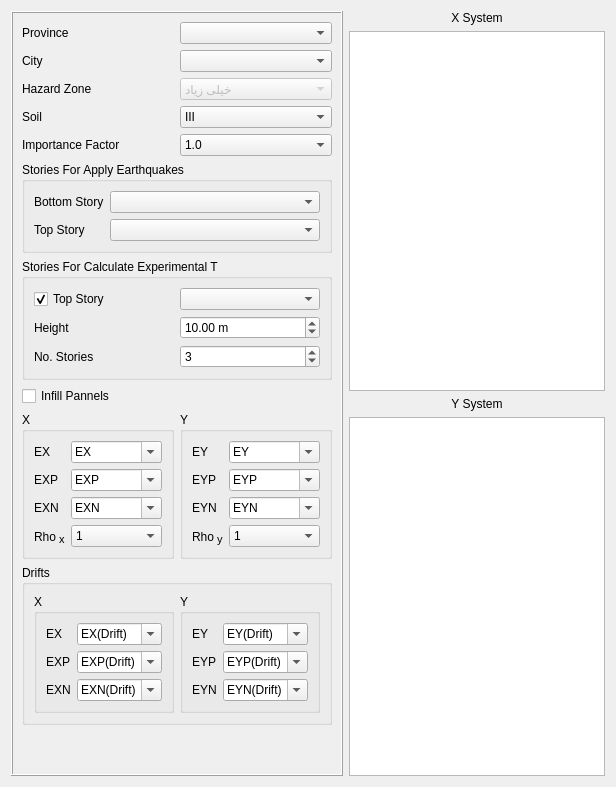
       <widget class="QWidget" name="tab">
        <attribute name="title">
         <string>First System</string>
        </attribute>
        <layout class="QHBoxLayout" name="horizontalLayout">
         <item>
          <widget class="QFrame" name="frame">
           <property name="frameShape">
            <enum>QFrame::Box</enum>
           </property>
           <property name="frameShadow">
            <enum>QFrame::Raised</enum>
           </property>
           <layout class="QVBoxLayout" name="verticalLayout_2">
            <item>
             <layout class="QGridLayout" name="gridLayout">
              <item row="10" column="0" colspan="2">
               <widget class="QGroupBox" name="groupBox">
                <property name="title">
                 <string>Stories For Apply Earthquakes</string>
                </property>
                <layout class="QFormLayout" name="formLayout">
                 <item row="0" column="0">
                  <widget class="QLabel" name="label_12">
                   <property name="layoutDirection">
                    <enum>Qt::LeftToRight</enum>
                   </property>
                   <property name="text">
                    <string>Bottom Story</string>
                   </property>
                  </widget>
                 </item>
                 <item row="0" column="1">
                  <widget class="QComboBox" name="bot_x_combo">
                   <property name="prefEntry" stdset="0">
                    <cstring>ostan</cstring>
                   </property>
                   <property name="prefPath" stdset="0">
                    <cstring>Mod/civilTools</cstring>
                   </property>
                  </widget>
                 </item>
                 <item row="2" column="0">
                  <widget class="QLabel" name="label_13">
                   <property name="layoutDirection">
                    <enum>Qt::LeftToRight</enum>
                   </property>
                   <property name="text">
                    <string>Top Story</string>
                   </property>
                  </widget>
                 </item>
                 <item row="2" column="1">
                  <widget class="QComboBox" name="top_x_combo">
                   <property name="prefEntry" stdset="0">
                    <cstring>ostan</cstring>
                   </property>
                   <property name="prefPath" stdset="0">
                    <cstring>Mod/civilTools</cstring>
                   </property>
                  </widget>
                 </item>
                </layout>
               </widget>
              </item>
              <item row="13" column="0" colspan="2">
               <widget class="QCheckBox" name="infill">
                <property name="layoutDirection">
                 <enum>Qt::LeftToRight</enum>
                </property>
                <property name="text">
                 <string>Infill Pannels</string>
                </property>
                <property name="checked">
                 <bool>false</bool>
                </property>
                <property name="prefEntry" stdset="0">
                 <cstring>is_infill</cstring>
                </property>
                <property name="prefPath" stdset="0">
                 <cstring>Mod/Civil</cstring>
                </property>
               </widget>
              </item>
              <item row="12" column="0" colspan="2">
               <widget class="QGroupBox" name="groupBox_2">
                <property name="title">
                 <string>Stories For Calculate Experimental T</string>
                </property>
                <layout class="QGridLayout" name="gridLayout_3">
                 <item row="3" column="0">
                  <widget class="QLabel" name="label_8">
                   <property name="layoutDirection">
                    <enum>Qt::LeftToRight</enum>
                   </property>
                   <property name="text">
                    <string>No. Stories</string>
                   </property>
                  </widget>
                 </item>
                 <item row="3" column="1">
                  <widget class="QSpinBox" name="no_of_story_x">
                   <property name="minimum">
                    <number>1</number>
                   </property>
                   <property name="value">
                    <number>3</number>
                   </property>
                  </widget>
                 </item>
                 <item row="2" column="0">
                  <widget class="QLabel" name="label_7">
                   <property name="layoutDirection">
                    <enum>Qt::LeftToRight</enum>
                   </property>
                   <property name="text">
                    <string>Height</string>
                   </property>
                  </widget>
                 </item>
                 <item row="2" column="1">
                  <widget class="QDoubleSpinBox" name="height_x">
                   <property name="layoutDirection">
                    <enum>Qt::LeftToRight</enum>
                   </property>
                   <property name="suffix">
                    <string> m</string>
                   </property>
                   <property name="maximum">
                    <double>300.000000000000000</double>
                   </property>
                   <property name="value">
                    <double>10.000000000000000</double>
                   </property>
                   <property name="prefEntry" stdset="0">
                    <cstring>building_height</cstring>
                   </property>
                   <property name="prefPath" stdset="0">
                    <cstring>Mod/civilTools</cstring>
                   </property>
                  </widget>
                 </item>
                 <item row="1" column="0">
                  <widget class="QCheckBox" name="top_story_for_height_checkbox">
                   <property name="layoutDirection">
                    <enum>Qt::LeftToRight</enum>
                   </property>
                   <property name="text">
                    <string>Top Story</string>
                   </property>
                   <property name="checked">
                    <bool>true</bool>
                   </property>
                  </widget>
                 </item>
                 <item row="1" column="1">
                  <widget class="QComboBox" name="top_story_for_height">
                   <property name="prefEntry" stdset="0">
                    <cstring>ostan</cstring>
                   </property>
                   <property name="prefPath" stdset="0">
                    <cstring>Mod/civilTools</cstring>
                   </property>
                  </widget>
                 </item>
                </layout>
               </widget>
              </item>
              <item row="7" column="0">
               <widget class="QLabel" name="label_5">
                <property name="layoutDirection">
                 <enum>Qt::LeftToRight</enum>
                </property>
                <property name="text">
                 <string notr="true">Soil</string>
                </property>
               </widget>
              </item>
              <item row="1" column="0">
               <widget class="QLabel" name="label_3">
                <property name="layoutDirection">
                 <enum>Qt::LeftToRight</enum>
                </property>
                <property name="text">
                 <string notr="true">Province</string>
                </property>
               </widget>
              </item>
              <item row="5" column="0">
               <widget class="QLabel" name="label_14">
                <property name="layoutDirection">
                 <enum>Qt::LeftToRight</enum>
                </property>
                <property name="text">
                 <string notr="true">Hazard Zone</string>
                </property>
               </widget>
              </item>
              <item row="5" column="1">
               <widget class="QComboBox" name="risk_level">
                <property name="enabled">
                 <bool>false</bool>
                </property>
                <item>
                 <property name="text">
                  <string>خیلی زیاد</string>
                 </property>
                </item>
                <item>
                 <property name="text">
                  <string>زیاد</string>
                 </property>
                </item>
                <item>
                 <property name="text">
                  <string>متوسط</string>
                 </property>
                </item>
                <item>
                 <property name="text">
                  <string>کم</string>
                 </property>
                </item>
               </widget>
              </item>
              <item row="1" column="1">
               <widget class="QComboBox" name="ostan">
                <property name="prefEntry" stdset="0">
                 <cstring>ostan</cstring>
                </property>
                <property name="prefPath" stdset="0">
                 <cstring>Mod/civilTools</cstring>
                </property>
               </widget>
              </item>
              <item row="3" column="0">
               <widget class="QLabel" name="label_4">
                <property name="layoutDirection">
                 <enum>Qt::LeftToRight</enum>
                </property>
                <property name="text">
                 <string notr="true">City</string>
                </property>
               </widget>
              </item>
              <item row="3" column="1">
               <widget class="QComboBox" name="city">
                <property name="prefEntry" stdset="0">
                 <cstring>city</cstring>
                </property>
                <property name="prefPath" stdset="0">
                 <cstring>Mod/civilTools</cstring>
                </property>
               </widget>
              </item>
              <item row="7" column="1">
               <widget class="QComboBox" name="soil_type">
                <property name="currentIndex">
                 <number>2</number>
                </property>
                <property name="prefEntry" stdset="0">
                 <cstring>soiltype</cstring>
                </property>
                <property name="prefPath" stdset="0">
                 <cstring>Mod/civilTools</cstring>
                </property>
                <item>
                 <property name="text">
                  <string>I</string>
                 </property>
                </item>
                <item>
                 <property name="text">
                  <string>II</string>
                 </property>
                </item>
                <item>
                 <property name="text">
                  <string>III</string>
                 </property>
                </item>
                <item>
                 <property name="text">
                  <string>IV</string>
                 </property>
                </item>
               </widget>
              </item>
              <item row="9" column="0">
               <widget class="QLabel" name="label_6">
                <property name="layoutDirection">
                 <enum>Qt::LeftToRight</enum>
                </property>
                <property name="text">
                 <string notr="true">Importance Factor</string>
                </property>
               </widget>
              </item>
              <item row="9" column="1">
               <widget class="QComboBox" name="importance_factor">
                <property name="currentIndex">
                 <number>1</number>
                </property>
                <property name="prefEntry" stdset="0">
                 <cstring>importance_factor</cstring>
                </property>
                <property name="prefPath" stdset="0">
                 <cstring>Mod/civilTools</cstring>
                </property>
                <item>
                 <property name="text">
                  <string>0.8</string>
                 </property>
                </item>
                <item>
                 <property name="text">
                  <string>1.0</string>
                 </property>
                </item>
                <item>
                 <property name="text">
                  <string>1.2</string>
                 </property>
                </item>
                <item>
                 <property name="text">
                  <string>1.4</string>
                 </property>
                </item>
               </widget>
              </item>
             </layout>
            </item>
            <item>
             <layout class="QHBoxLayout" name="horizontalLayout_6">
              <item>
               <widget class="QGroupBox" name="groupBox_1">
                <property name="title">
                 <string>X</string>
                </property>
                <layout class="QFormLayout" name="formLayout_13">
                 <item row="0" column="0">
                  <widget class="QLabel" name="label_56">
                   <property name="enabled">
                    <bool>true</bool>
                   </property>
                   <property name="text">
                    <string>EX</string>
                   </property>
                  </widget>
                 </item>
                 <item row="0" column="1">
                  <widget class="QComboBox" name="ex_combobox">
                   <property name="enabled">
                    <bool>true</bool>
                   </property>
                   <property name="editable">
                    <bool>true</bool>
                   </property>
                   <item>
                    <property name="text">
                     <string>EX</string>
                    </property>
                   </item>
                  </widget>
                 </item>
                 <item row="1" column="0">
                  <widget class="QLabel" name="label_57">
                   <property name="text">
                    <string>EXP</string>
                   </property>
                  </widget>
                 </item>
                 <item row="1" column="1">
                  <widget class="QComboBox" name="exp_combobox">
                   <property name="editable">
                    <bool>true</bool>
                   </property>
                   <item>
                    <property name="text">
                     <string>EXP</string>
                    </property>
                   </item>
                  </widget>
                 </item>
                 <item row="2" column="0">
                  <widget class="QLabel" name="label_58">
                   <property name="text">
                    <string>EXN</string>
                   </property>
                  </widget>
                 </item>
                 <item row="2" column="1">
                  <widget class="QComboBox" name="exn_combobox">
                   <property name="editable">
                    <bool>true</bool>
                   </property>
                   <item>
                    <property name="text">
                     <string>EXN</string>
                    </property>
                   </item>
                  </widget>
                 </item>
                 <item row="3" column="1">
                  <widget class="QComboBox" name="rhox_combobox">
                   <item>
                    <property name="text">
                     <string>1</string>
                    </property>
                   </item>
                   <item>
                    <property name="text">
                     <string>1.2</string>
                    </property>
                   </item>
                  </widget>
                 </item>
                 <item row="3" column="0">
                  <widget class="QLabel" name="label_54">
                   <property name="text">
                    <string>&lt;html&gt;&lt;head/&gt;&lt;body&gt;&lt;p&gt;Rho&lt;span style=&quot; font-size:12pt; vertical-align:sub;&quot;&gt; x&lt;/span&gt;&lt;/p&gt;&lt;/body&gt;&lt;/html&gt;</string>
                   </property>
                  </widget>
                 </item>
                </layout>
               </widget>
              </item>
              <item>
               <widget class="QGroupBox" name="groupBox_20">
                <property name="title">
                 <string>Y</string>
                </property>
                <layout class="QFormLayout" name="formLayout_14">
                 <item row="0" column="0">
                  <widget class="QLabel" name="label_59">
                   <property name="enabled">
                    <bool>true</bool>
                   </property>
                   <property name="text">
                    <string>EY</string>
                   </property>
                  </widget>
                 </item>
                 <item row="0" column="1">
                  <widget class="QComboBox" name="ey_combobox">
                   <property name="enabled">
                    <bool>true</bool>
                   </property>
                   <property name="editable">
                    <bool>true</bool>
                   </property>
                   <item>
                    <property name="text">
                     <string>EY</string>
                    </property>
                   </item>
                  </widget>
                 </item>
                 <item row="1" column="0">
                  <widget class="QLabel" name="label_60">
                   <property name="text">
                    <string>EYP</string>
                   </property>
                  </widget>
                 </item>
                 <item row="1" column="1">
                  <widget class="QComboBox" name="eyp_combobox">
                   <property name="editable">
                    <bool>true</bool>
                   </property>
                   <item>
                    <property name="text">
                     <string>EYP</string>
                    </property>
                   </item>
                  </widget>
                 </item>
                 <item row="2" column="0">
                  <widget class="QLabel" name="label_61">
                   <property name="text">
                    <string>EYN</string>
                   </property>
                  </widget>
                 </item>
                 <item row="2" column="1">
                  <widget class="QComboBox" name="eyn_combobox">
                   <property name="editable">
                    <bool>true</bool>
                   </property>
                   <item>
                    <property name="text">
                     <string>EYN</string>
                    </property>
                   </item>
                  </widget>
                 </item>
                 <item row="3" column="0">
                  <widget class="QLabel" name="label_55">
                   <property name="text">
                    <string>&lt;html&gt;&lt;head/&gt;&lt;body&gt;&lt;p&gt;Rho&lt;span style=&quot; font-size:12pt; vertical-align:sub;&quot;&gt; y&lt;/span&gt;&lt;/p&gt;&lt;/body&gt;&lt;/html&gt;</string>
                   </property>
                  </widget>
                 </item>
                 <item row="3" column="1">
                  <widget class="QComboBox" name="rhoy_combobox">
                   <item>
                    <property name="text">
                     <string>1</string>
                    </property>
                   </item>
                   <item>
                    <property name="text">
                     <string>1.2</string>
                    </property>
                   </item>
                  </widget>
                 </item>
                </layout>
               </widget>
              </item>
             </layout>
            </item>
            <item>
             <widget class="QGroupBox" name="second_earthquake_properties_3">
              <property name="enabled">
               <bool>true</bool>
              </property>
              <property name="title">
               <string>Drifts</string>
              </property>
              <property name="checkable">
               <bool>false</bool>
              </property>
              <property name="checked">
               <bool>false</bool>
              </property>
              <layout class="QHBoxLayout" name="horizontalLayout_15">
               <item>
                <widget class="QGroupBox" name="groupBox_13">
                 <property name="title">
                  <string>X</string>
                 </property>
                 <layout class="QFormLayout" name="formLayout_15">
                  <item row="0" column="0">
                   <widget class="QLabel" name="label_63">
                    <property name="enabled">
                     <bool>true</bool>
                    </property>
                    <property name="text">
                     <string>EX</string>
                    </property>
                   </widget>
                  </item>
                  <item row="0" column="1">
                   <widget class="QComboBox" name="ex_drift_combobox">
                    <property name="enabled">
                     <bool>true</bool>
                    </property>
                    <property name="editable">
                     <bool>true</bool>
                    </property>
                    <item>
                     <property name="text">
                      <string>EX(Drift)</string>
                     </property>
                    </item>
                   </widget>
                  </item>
                  <item row="1" column="0">
                   <widget class="QLabel" name="label_64">
                    <property name="text">
                     <string>EXP</string>
                    </property>
                   </widget>
                  </item>
                  <item row="1" column="1">
                   <widget class="QComboBox" name="exp_drift_combobox">
                    <property name="editable">
                     <bool>true</bool>
                    </property>
                    <item>
                     <property name="text">
                      <string>EXP(Drift)</string>
                     </property>
                    </item>
                   </widget>
                  </item>
                  <item row="2" column="0">
                   <widget class="QLabel" name="label_65">
                    <property name="text">
                     <string>EXN</string>
                    </property>
                   </widget>
                  </item>
                  <item row="2" column="1">
                   <widget class="QComboBox" name="exn_drift_combobox">
                    <property name="editable">
                     <bool>true</bool>
                    </property>
                    <item>
                     <property name="text">
                      <string>EXN(Drift)</string>
                     </property>
                    </item>
                   </widget>
                  </item>
                 </layout>
                </widget>
               </item>
               <item>
                <widget class="QGroupBox" name="groupBox_21">
                 <property name="title">
                  <string>Y</string>
                 </property>
                 <layout class="QFormLayout" name="formLayout_16">
                  <item row="0" column="0">
                   <widget class="QLabel" name="label_67">
                    <property name="enabled">
                     <bool>true</bool>
                    </property>
                    <property name="text">
                     <string>EY</string>
                    </property>
                   </widget>
                  </item>
                  <item row="0" column="1">
                   <widget class="QComboBox" name="ey_drift_combobox">
                    <property name="enabled">
                     <bool>true</bool>
                    </property>
                    <property name="editable">
                     <bool>true</bool>
                    </property>
                    <item>
                     <property name="text">
                      <string>EY(Drift)</string>
                     </property>
                    </item>
                   </widget>
                  </item>
                  <item row="1" column="0">
                   <widget class="QLabel" name="label_68">
                    <property name="text">
                     <string>EYP</string>
                    </property>
                   </widget>
                  </item>
                  <item row="1" column="1">
                   <widget class="QComboBox" name="eyp_drift_combobox">
                    <property name="editable">
                     <bool>true</bool>
                    </property>
                    <item>
                     <property name="text">
                      <string>EYP(Drift)</string>
                     </property>
                    </item>
                   </widget>
                  </item>
                  <item row="2" column="0">
                   <widget class="QLabel" name="label_69">
                    <property name="text">
                     <string>EYN</string>
                    </property>
                   </widget>
                  </item>
                  <item row="2" column="1">
                   <widget class="QComboBox" name="eyn_drift_combobox">
                    <property name="editable">
                     <bool>true</bool>
                    </property>
                    <item>
                     <property name="text">
                      <string>EYN(Drift)</string>
                     </property>
                    </item>
                   </widget>
                  </item>
                 </layout>
                </widget>
               </item>
              </layout>
             </widget>
            </item>
            <item>
             <spacer name="verticalSpacer">
              <property name="orientation">
               <enum>Qt::Vertical</enum>
              </property>
              <property name="sizeHint" stdset="0">
               <size>
                <width>20</width>
                <height>40</height>
               </size>
              </property>
             </spacer>
            </item>
           </layout>
          </widget>
         </item>
         <item>
          <layout class="QVBoxLayout" name="verticalLayout_3">
           <item>
            <widget class="QLabel" name="label">
             <property name="text">
              <string>X System</string>
             </property>
             <property name="alignment">
              <set>Qt::AlignCenter</set>
             </property>
            </widget>
           </item>
           <item>
            <widget class="QTreeView" name="x_treeview">
             <property name="layoutDirection">
              <enum>Qt::RightToLeft</enum>
             </property>
            </widget>
           </item>
           <item>
            <widget class="QLabel" name="label_2">
             <property name="text">
              <string>Y System</string>
             </property>
             <property name="alignment">
              <set>Qt::AlignCenter</set>
             </property>
            </widget>
           </item>
           <item>
            <widget class="QTreeView" name="y_treeview">
             <property name="layoutDirection">
              <enum>Qt::RightToLeft</enum>
             </property>
            </widget>
           </item>
          </layout>
         </item>
        </layout>
       </widget>
